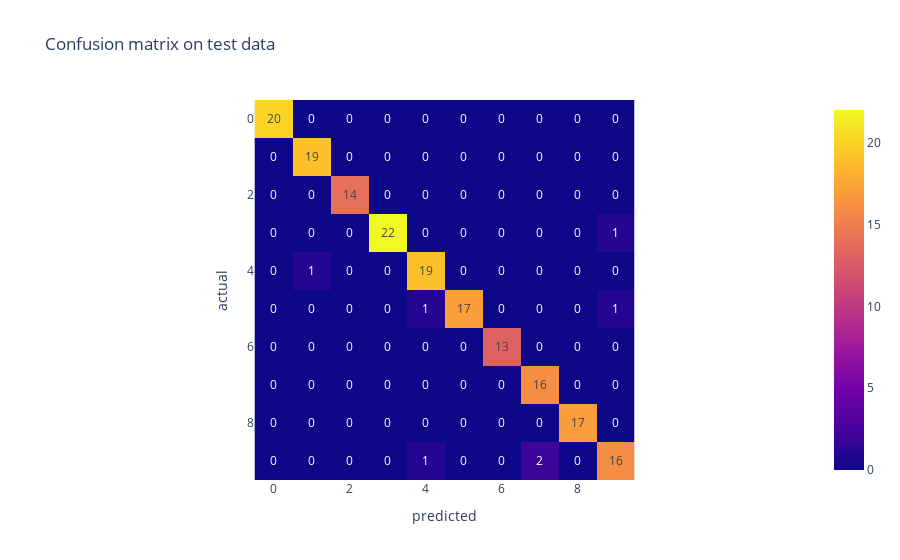

Notebook source saved alongside this figure:
### Markdown cell above
<a id = 'rforest'></a>
### RANDOM FOREST CLASSIFIER
---------------------------------------------------------------------[BACK TO TOP](#top)

### Code cell
from sklearn.ensemble import RandomForestClassifier
rforest = RandomForestClassifier()
para = {
        'n_estimators':list(range(5,10)),
        'max_depth' :[2*n for n in range(1,10)],}

rforestcv = GridSearchCV(rforest,para,cv=9)
rforestcv.fit(xtrain,ytrain)
print('_______________________________________________________')
print('the best set of hyper prameters are \n',rforestcv.best_params_)
print('the best cross validation error = ', rforestcv.best_score_)
print('_______________________________________________________')
yhat = rforestcv.predict(xtest)

print('Error metrics on test set \n',classification_report(ytest,yhat))
px.imshow(pd.DataFrame(confusion_matrix(ytest,yhat),columns=list(range(10)),index=list(range(10)))
                       ,text_auto=True,title='Confusion matrix on test data',
          labels={'x':'predicted','y':'actual'})

### Figure 1 — Plotly figure (JSON) as saved in the notebook; plotly's stock layout.template omitted (floating-point values rounded to 4 significant figures)
{"data": [{"coloraxis": "coloraxis", "hovertemplate": "predicted: %{x}<br>actual: %{y}<br>color: %{z}<extra></extra>", "name": "0", "texttemplate": "%{z}", "type": "heatmap", "x": [0, 1, 2, 3, 4, 5, 6, 7, 8, 9], "xaxis": "x", "y": [0, 1, 2, 3, 4, 5, 6, 7, 8, 9], "yaxis": "y", "z": [[20, 0, 0, 0, 0, 0, 0, 0, 0, 0], [0, 19, 0, 0, 0, 0, 0, 0, 0, 0], [0, 0, 14, 0, 0, 0, 0, 0, 0, 0], [0, 0, 0, 22, 0, 0, 0, 0, 0, 1], [0, 1, 0, 0, 19, 0, 0, 0, 0, 0], [0, 0, 0, 0, 1, 17, 0, 0, 0, 1], [0, 0, 0, 0, 0, 0, 13, 0, 0, 0], [0, 0, 0, 0, 0, 0, 0, 16, 0, 0], [0, 0, 0, 0, 0, 0, 0, 0, 17, 0], [0, 0, 0, 0, 1, 0, 0, 2, 0, 16]]}], "layout": {"coloraxis": {"colorscale": [[0, "#0d0887"], [0.1111, "#46039f"], [0.2222, "#7201a8"], [0.3333, "#9c179e"], [0.4444, "#bd3786"], [0.5556, "#d8576b"], [0.6667, "#ed7953"], [0.7778, "#fb9f3a"], [0.8889, "#fdca26"], [1, "#f0f921"]]}, "title": {"text": "Confusion matrix on test data"}, "xaxis": {"anchor": "y", "constrain": "domain", "domain": [0, 1], "scaleanchor": "y", "title": {"text": "predicted"}}, "yaxis": {"anchor": "x", "autorange": "reversed", "constrain": "domain", "domain": [0, 1], "title": {"text": "actual"}}}}
